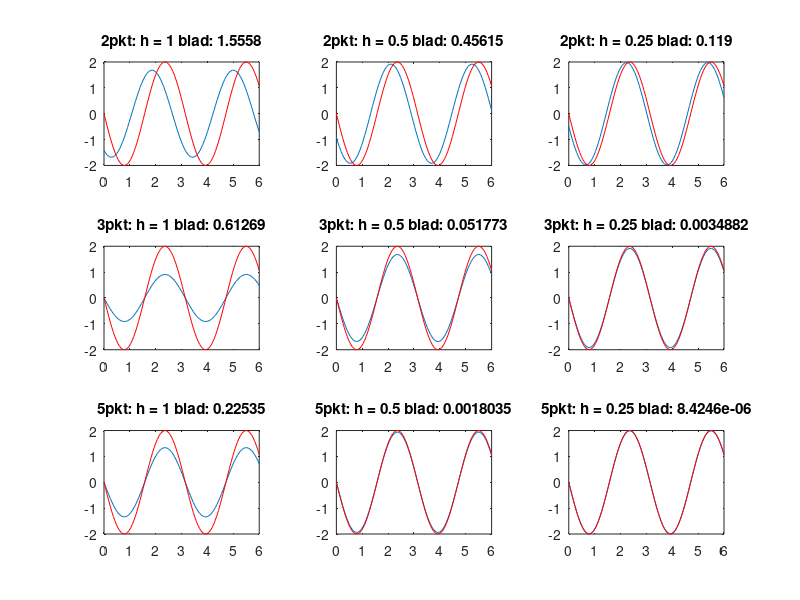
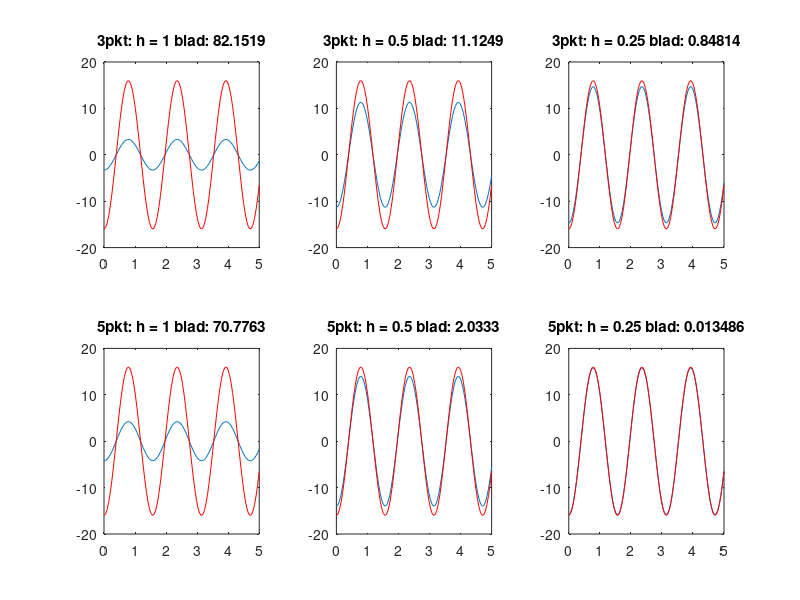

Source code (MATLAB) for these figures, in order:
clc
clear all
close all

% zad 1.
f = @(x) cos(2*x);
der = @(x) -2*sin(2*x);
def = @(x,h)  (f(x+h) - f(x)) / h;
tri = @(x,h) (f(x+h) - f(x-h)) / (2*h);
pent = @(x,h) ( -f(x+(2*h)) +  (8*f(x+h)) - (8*f(x-h)) + f(x-(2*h)) ) / (12*h);
X = linspace(0,6);

d = der(X);

figure('Name',"Zadanie 1")
for i = 1:9
    subplot(3,3,i)
    if i == 1 || i == 4 || i == 7
        h = 1;
    elseif i == 2 || i == 5 || i == 8
        h = 0.5;
    else
        h = 0.25;
    end
    if i <= 3
        plot(X,def(X,h))
        p = def(X,h);
        mse = 1/length(d)*sum((d-p).^2);
        title(['2pkt: h = ',num2str(h), ' blad: ',num2str(mse)])
    elseif i == 4 || i == 5 || i == 6
        plot(X,tri(X,h))
        p = tri(X,h);
        mse = 1/length(d)*sum((d-p).^2);
        title(['3pkt: h = ',num2str(h), ' blad: ',num2str(mse)])
    else
        plot(X,pent(X,h))
        p = pent(X,h);
        mse = 1/length(d)*sum((d-p).^2);
        title(['5pkt: h = ',num2str(h), ' blad: ',num2str(mse)])
    end
    hold on
    plot(X,der(X),'red')
end
% 5-cio punktowy wzor daje najlepsza dokladnosc wyznaczania pochodnej,
% a zmniejszenie kroku zwieksza dokladnosc obliczen

% zad.3
f = @(x) cos(4*x) - (1/2)*x;
X = linspace(0,5);
der = @(x) -16*cos(4*x);
tri = @(x,h) (f(x+h) - (2*f(x)) + f(x-h)) / h.^2;
pent = @(x,h) (-f(x+(2*h)) +(16*f(x+h)) - (30*f(x)) + (16*f(x-h)) - f(x-(2*h)) ) / (12*(h.^2));
d = der(X);

figure('Name',"Zadanie 3")
for i = 1:6
    subplot(2,3,i)
    if i == 1 || i == 4
        h = 1;
    elseif i == 2 || i == 5
        h = 0.5;
    else
        h = 0.25;
    end
    if i <= 3
        plot(X,tri(X,h))
        p = tri(X,h);
        mse = 1/length(d)*sum((d-p).^2);
        title(['3pkt: h = ',num2str(h), ' blad: ',num2str(mse)])
    else
        plot(X,pent(X,h))
        p = pent(X,h);
        mse = 1/length(d)*sum((d-p).^2);
        title(['5pkt: h = ',num2str(h), ' blad: ',num2str(mse)])
    end
    hold on
    plot(X,der(X),'red')
end
% 5-cio punktowy wzor daje najlepsza dokladnosc wyznaczania pochodnej,
% a zmniejszenie kroku zwieksza dokladnosc obliczen